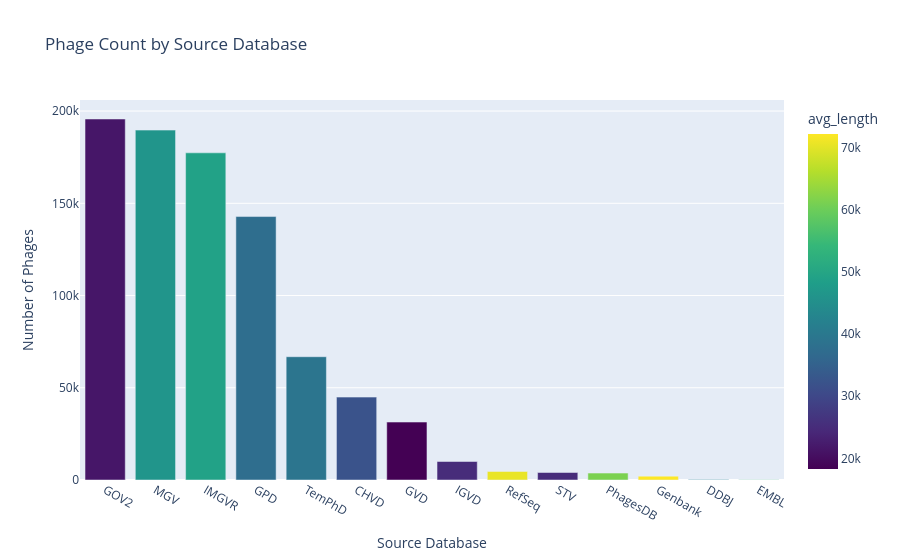

Notebook source saved alongside this figure:
### Code cell
# Cell 5: Source Distribution
source_stats = conn.execute("""
    SELECT 
        Source_DB,
        COUNT(*) as phage_count,
        AVG(Length) as avg_length,
        AVG(GC_content) as avg_gc,
        MIN(Length) as min_length,
        MAX(Length) as max_length
    FROM fact_phages 
    WHERE Length IS NOT NULL
    GROUP BY Source_DB
    ORDER BY phage_count DESC
""").df()

print("\n🌍 Phage Distribution by Source:")
print(source_stats)

# Visualize
fig = px.bar(source_stats, 
             x='Source_DB', 
             y='phage_count',
             title='Phage Count by Source Database',
             labels={'phage_count': 'Number of Phages', 'Source_DB': 'Source Database'},
             color='avg_length',
             color_continuous_scale='Viridis')
fig.show()

### Figure 1 — Plotly figure (JSON) as saved in the notebook; plotly's stock layout.template omitted (floating-point values rounded to 4 significant figures)
{"data": [{"hovertemplate": "Source Database=%{x}<br>Number of Phages=%{y}<br>avg_length=%{marker.color}<extra></extra>", "legendgroup": "", "marker": {"color": [21560.0, 46410.0, 49130.0, 37590.0, 39150.0, 32150.0, 18280.0, 25020.0, 70580.0, 25070.0, 61340.0, 72230.0, 41810.0, 55790.0], "coloraxis": "coloraxis", "pattern": {"shape": ""}}, "name": "", "orientation": "v", "showlegend": false, "textposition": "auto", "type": "bar", "x": ["GOV2", "MGV", "IMGVR", "GPD", "TemPhD", "CHVD", "GVD", "IGVD", "RefSeq", "STV", "PhagesDB", "Genbank", "DDBJ", "EMBL"], "xaxis": "x", "y": [195699, 189680, 177361, 142809, 66823, 44935, 31402, 10021, 4637, 4065, 3754, 2086, 290, 156], "yaxis": "y"}], "layout": {"barmode": "relative", "coloraxis": {"colorbar": {"title": {"text": "avg_length"}}, "colorscale": [[0, "#440154"], [0.1111, "#482878"], [0.2222, "#3e4989"], [0.3333, "#31688e"], [0.4444, "#26828e"], [0.5556, "#1f9e89"], [0.6667, "#35b779"], [0.7778, "#6ece58"], [0.8889, "#b5de2b"], [1, "#fde725"]]}, "legend": {"tracegroupgap": 0}, "title": {"text": "Phage Count by Source Database"}, "xaxis": {"anchor": "y", "domain": [0, 1], "title": {"text": "Source Database"}}, "yaxis": {"anchor": "x", "domain": [0, 1], "title": {"text": "Number of Phages"}}}}
